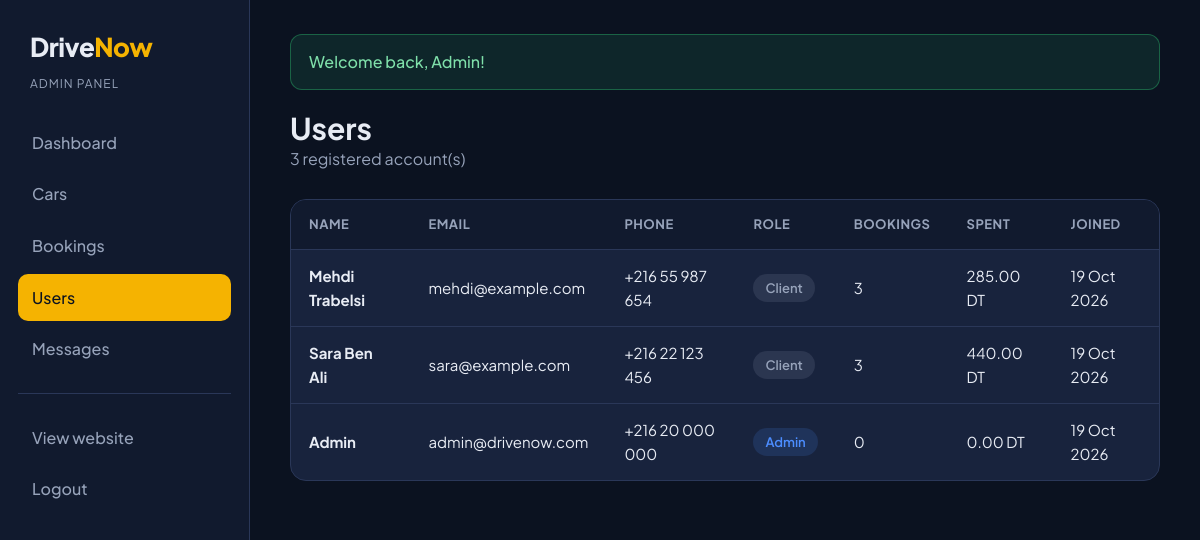
The page /admin/users.php (signed in) on the database its author committed.
### tables this page shows
CREATE TABLE users (
    id INT AUTO_INCREMENT PRIMARY KEY,
    name VARCHAR(100) NOT NULL,
    email VARCHAR(150) NOT NULL UNIQUE,
    phone VARCHAR(30),
    password VARCHAR(255) NOT NULL,
    role ENUM('user', 'admin') NOT NULL DEFAULT 'user',
    created_at DATETIME DEFAULT CURRENT_TIMESTAMP
);

### admin/users.php (the view, shortened to what this page needs)
<?php
require_once "includes/admin-header.php";
$users = mysqli_query($conn, "SELECT users.*,
                                  COUNT(bookings.id) AS total_bookings,
                                  COALESCE(SUM(CASE WHEN bookings.status = 'approved' THEN bookings.total_price END), 0) AS total_spent
                              FROM users
                              LEFT JOIN bookings ON bookings.user_id = users.id
                              GROUP BY users.id
                              ORDER BY users.created_at DESC, users.id DESC");
?>
<div class="admin-top">
    <div>
        <h1>Users</h1>
        <p class="muted"><?php echo mysqli_num_rows($users); ?> registered account(s)</p>
    </div>
</div>
<div class="table-wrap">
    <table>
        <thead>
            <tr>
                <th>Name</th>
                <th>Email</th>
                <th>Phone</th>
                <th>Role</th>
                <th>Bookings</th>
                <th>Spent</th>
                <th>Joined</th>
            </tr>
        </thead>
        <tbody>
            <?php while ($user = mysqli_fetch_assoc($users)) { ?>
                <tr>
                    <td><strong><?php echo e($user['name']); ?></strong></td>
                    <td><?php echo e($user['email']); ?></td>
                    <td><?php echo e($user['phone']); ?></td>
                    <td>
                        <?php if ($user['role'] == "admin") { ?>
                            <span class="badge badge-admin">Admin</span>
                        <?php } else { ?>
                            <span class="badge badge-cancelled">Client</span>
                        <?php } ?>
                    </td>
                    <td><?php echo $user['total_bookings']; ?></td>
                    <td><?php echo format_price($user['total_spent']); ?></td>
                    <td><?php echo format_date($user['created_at']); ?></td>
                </tr>
            <?php } ?>
        </tbody>
    </table>
</div>
<?php require_once "includes/admin-footer.php"; ?>

### css/style.css (style rules this page uses)
:root { --navy-900: #0b1220; --navy-800: #111a2e; --navy-700: #18233d; --navy-600: #23304f; --border: #2a3758; --text: #e8ecf4; --muted: #97a3ba; --accent: #f5b301; --accent-hover: #ffc629; --green: #2fbf71; --red: #ef5b5b; --blue: #4c8dff; --radius: 16px; }
* { margin: 0; padding: 0; box-sizing: border-box; }
body { font-family: 'Plus Jakarta Sans', Arial, sans-serif; background: var(--navy-900); color: var(--text); font-size: 16px; line-height: 1.6; }
h1, h2, h3, h4 { line-height: 1.2; font-weight: 700; }
.muted { color: var(--muted); }
.table-wrap { overflow-x: auto; background: var(--navy-700); border: 1px solid var(--border); border-radius: var(--radius); }
table { width: 100%; border-collapse: collapse; min-width: 700px; }
th, td { padding: 14px 18px; text-align: left; border-bottom: 1px solid var(--border); font-size: 15px; }
th { color: var(--muted); font-size: 13px; text-transform: uppercase; letter-spacing: 0.5px; background: var(--navy-800); }
tr:last-child td { border-bottom: none; }
.badge { display: inline-block; padding: 4px 12px; border-radius: 999px; font-size: 13px; font-weight: 600; }
.badge-cancelled { background: rgba(151, 163, 186, 0.15); color: var(--muted); }
.badge-admin { background: rgba(76, 141, 255, 0.15); color: var(--blue); }
.admin-top { display: flex; justify-content: space-between; align-items: center; gap: 20px; flex-wrap: wrap; margin-bottom: 28px; }
.admin-top h1 { font-size: 30px; }

### rows shown on the page
users: name "Mehdi Trabelsi", email "mehdi@example.com", phone "+216 55 987 654", role "Client", total_bookings "3", total_spent "285.00 DT", created_at "19 Oct 2026"
users: name "Sara Ben Ali", email "sara@example.com", phone "+216 22 123 456", role "Client", total_bookings "3", total_spent "440.00 DT", created_at "19 Oct 2026"
users: name "Admin", email "admin@drivenow.com", phone "+216 20 000 000", role "Admin", total_bookings "0", total_spent "0.00 DT", created_at "19 Oct 2026"

### other values the page prints
$label "Dashboard Cars Bookings Users Messages"
$_SESSION['message'] "Welcome back, Admin!"
mysqli_num_rows($users) "3"
